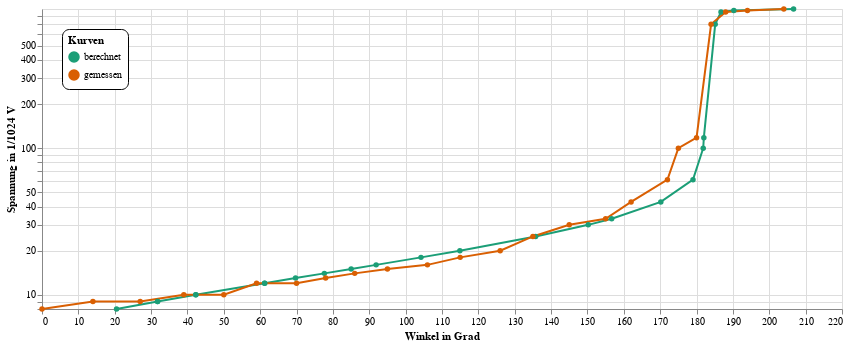

Write notebook code for a chart like this one.
### Code cell
def f(x, a, b, x_off, y_off):
    s1 = a*pow(x-x_off, 33)
    return s1+b*x+y_off

data = pd.read_csv("angles-values.csv", names=["Winkel", "Spannung"], index_col=False, header=0)
angles = np.array(data["Winkel"])
voltages = np.array(data["Spannung"])
voltages
params, _ = curve_fit(f, xdata=voltages, ydata=angles, p0=[3e-86, 5.3e-3, 462, 181], maxfev=10000)
print(params)
#params=[3e-65, 5e-3, 475, 181]
data["Kurve"] = "gemessen"
simulation = []
for v in data["Spannung"]:
    simulation.append(np.array([f(v, *params), v, "berechnet"]))
simulation = pd.DataFrame(simulation, columns=["Winkel", "Spannung", "Kurve"])
data = simulation.append(data, ignore_index=True)
plot1 = alt.Chart(data).mark_line(point=False).encode(
    alt.X("Spannung", title="Spannung"),
    alt.Y("Winkel", title="Winkel"),
    color=alt.Color("Kurve:N")
).properties(width=400, height=400)
plot2 = alt.Chart(data).mark_line(point=True).encode(
        alt.X("Winkel:Q", title="Winkel in Grad"),
        alt.Y("Spannung:Q", title="Spannung in 1/1024 V", 
              scale=alt.Scale(type="log", base=10, domain=[8, 890])),
        color=alt.Color("Kurve:N", 
                        scale=alt.Scale(scheme="dark2"),
                        legend=alt.Legend(
            orient="none", legendX=20, legendY=20,
            fillColor="white", strokeColor="black", cornerRadius=7, padding=6,
            title="Kurven"))
).properties(width=800, height=300)
plot2

### Figure 1 — Vega-Lite specification as saved in the notebook (floating-point values rounded to 4 significant figures)
{"config": {"view": {"continuousWidth": 400, "continuousHeight": 300}}, "data": {"name": "data-7a2101b0a3bc47788f43c882d179cf3d"}, "mark": {"type": "line", "point": true}, "encoding": {"color": {"type": "nominal", "field": "Kurve", "legend": {"cornerRadius": 7, "fillColor": "white", "legendX": 20, "legendY": 20, "orient": "none", "padding": 6, "strokeColor": "black", "title": "Kurven"}, "scale": {"scheme": "dark2"}}, "x": {"type": "quantitative", "field": "Winkel", "title": "Winkel in Grad"}, "y": {"type": "quantitative", "field": "Spannung", "scale": {"base": 10, "domain": [8, 890], "type": "log"}, "title": "Spannung in 1/1024 V"}}, "height": 300, "width": 800, "$schema": "https://vega.github.io/schema/vega-lite/v4.8.1.json", "datasets": {"data-7a2101b0a3bc47788f43c882d179cf3d": [{"Winkel": "20.500999160972526", "Spannung": "8", "Kurve": "berechnet"}, {"Winkel": "31.783295738598355", "Spannung": "9", "Kurve": "berechnet"}, {"Winkel": "31.783295738598355", "Spannung": "9", "Kurve": "berechnet"}, {"Winkel": "42.29770935837743", "Spannung": "10", "Kurve": "berechnet"}, {"Winkel": "42.29770935837743", "Spannung": "10", "Kurve": "berechnet"}, {"Winkel": "61.222682042123665", "Spannung": "12", "Kurve": "berechnet"}, {"Winkel": "61.222682042123665", "Spannung": "12", "Kurve": "berechnet"}, {"Winkel": "69.72520426073646", "Spannung": "13", "Kurve": "berechnet"}, {"Winkel": "77.64416194028409", "Spannung": "14", "Kurve": "berechnet"}, {"Winkel": "85.01846434822254", "Spannung": "15", "Kurve": "berechnet"}, {"Winkel": "91.88450471177538", "Spannung": "16", "Kurve": "berechnet"}, {"Winkel": "104.22572815840458", "Spannung": "18", "Kurve": "berechnet"}, {"Winkel": "114.9144123134253", "Spannung": "20", "Kurve": "berechnet"}, {"Winkel": "135.75389702145014", "Spannung": "25", "Kurve": "berechnet"}, {"Winkel": "150.22318863960868", "Spannung": "30", "Kurve": "berechnet"}, {"Winkel": "156.6659303092799", "Spannung": "33", "Kurve": "berechnet"}, {"Winkel": "170.1727690021186", "Spannung": "43", "Kurve": "berechnet"}, {"Winkel": "179.02410420091434", "Spannung": "61", "Kurve": "berechnet"}, {"Winkel": "181.835333017269", "Spannung": "100", "Kurve": "berechnet"}, {"Winkel": "182.00679332179885", "Spannung": "118", "Kurve": "berechnet"}, {"Winkel": "185.12882217388662", "Spannung": "700", "Kurve": "berechnet"}, {"Winkel": "186.73026623352737", "Spannung": "850", "Kurve": "berechnet"}, {"Winkel": "190.2572534251974", "Spannung": "870", "Kurve": "berechnet"}, {"Winkel": "206.68079451399174", "Spannung": "890", "Kurve": "berechnet"}, {"Winkel": 0, "Spannung": 8, "Kurve": "gemessen"}, {"Winkel": 14, "Spannung": 9, "Kurve": "gemessen"}, {"Winkel": 27, "Spannung": 9, "Kurve": "gemessen"}, {"Winkel": 39, "Spannung": 10, "Kurve": "gemessen"}, {"Winkel": 50, "Spannung": 10, "Kurve": "gemessen"}, {"Winkel": 59, "Spannung": 12, "Kurve": "gemessen"}, {"Winkel": 70, "Spannung": 12, "Kurve": "gemessen"}, {"Winkel": 78, "Spannung": 13, "Kurve": "gemessen"}, {"Winkel": 86, "Spannung": 14, "Kurve": "gemessen"}, {"Winkel": 95, "Spannung": 15, "Kurve": "gemessen"}, {"Winkel": 106, "Spannung": 16, "Kurve": "gemessen"}, {"Winkel": 115, "Spannung": 18, "Kurve": "gemessen"}, {"Winkel": 126, "Spannung": 20, "Kurve": "gemessen"}, {"Winkel": 135, "Spannung": 25, "Kurve": "gemessen"}, {"Winkel": 145, "Spannung": 30, "Kurve": "gemessen"}, {"Winkel": 155, "Spannung": 33, "Kurve": "gemessen"}, {"Winkel": 162, "Spannung": 43, "Kurve": "gemessen"}, {"Winkel": 172, "Spannung": 61, "Kurve": "gemessen"}, {"Winkel": 175, "Spannung": 100, "Kurve": "gemessen"}, {"Winkel": 180, "Spannung": 118, "Kurve": "gemessen"}, {"Winkel": 184, "Spannung": 700, "Kurve": "gemessen"}, {"Winkel": 188, "Spannung": 850, "Kurve": "gemessen"}, {"Winkel": 194, "Spannung": 870, "Kurve": "gemessen"}, {"Winkel": 204, "Spannung": 890, "Kurve": "gemessen"}]}}
